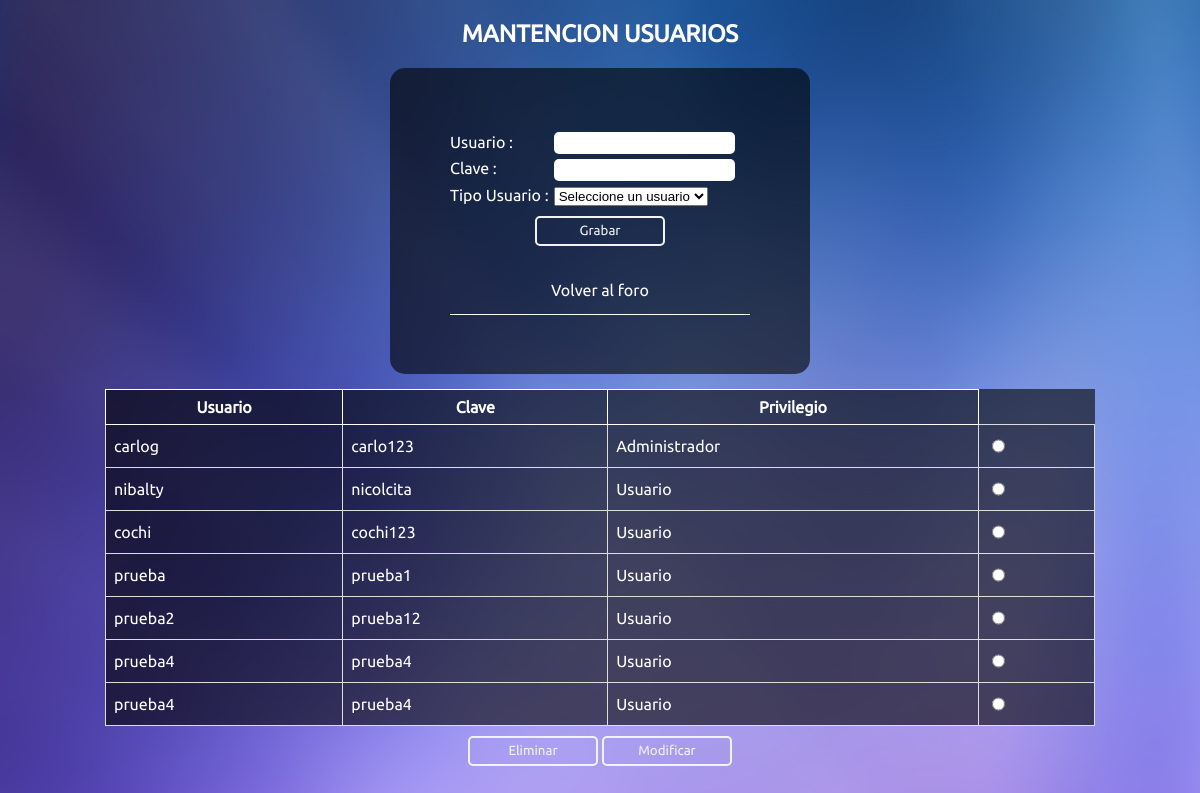
Page /mantenedor.php on the earlier database version.
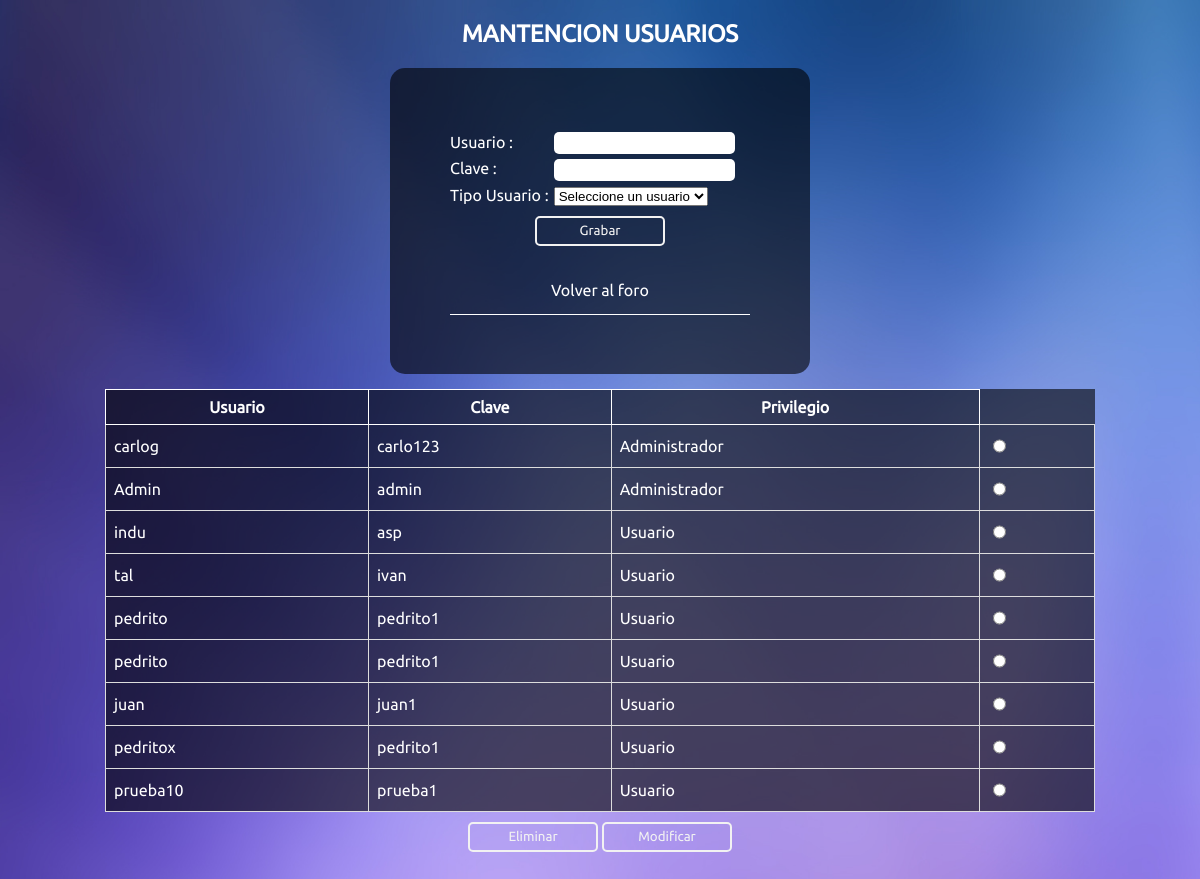
Same page on the later database version.
### tables this page shows
CREATE TABLE `usuario` (
  `Id_User` int(11) NOT NULL COMMENT 'identificador de los usuarios',
  `Usuario` varchar(30) NOT NULL COMMENT 'nombre que se ve en los posteos',
  `Clave` varchar(50) NOT NULL COMMENT 'clave unica del usuario',
  `Nombre` varchar(200) NOT NULL COMMENT 'nombre real del usuario',
  `Apellido` varchar(200) NOT NULL COMMENT 'apellido del usuario',
  `Imagen` varchar(400) NOT NULL COMMENT 'imagen que sera el avatar del usuario',
  `Nacionalidad_user` int(11) NOT NULL,
  `Privilegio` tinyint(1) NOT NULL
);

### mantenedor.php (the view, shortened to what this page needs)
<!DOCTYPE html>
<html>
<head>
  <link rel="stylesheet" rel="stylesheet" type="text/css" href="css/sweetalert.css">
</head>
<?php
$mysqli = new mysqli('localhost','root','','forowebphp');
 ?>
<body>
<div class="mantenedor">
<h2>MANTENCION USUARIOS</h2>
<form name="formManten" id="formManten" method="post" action="mantenedor.php">
<div id="contenedor">
<?php
     if (isset($_POST['btmodificar'])) {
     	if (isset($_POST['user'])) { ?>
     		<div>
     <input class="caja" type="text" name="idUser" style="visibility:hidden" value="<?php echo $idUser; ?>" >
   </div>
   <div>
   <label>Usuario :</label>
   <input class="caja" type="text" name="usuario" value="<?php echo $user; ?>">
  </div>
<div>
	<label>Clave :</label>
	<input class="caja" type="text" name="clave" value="<?php echo $clave ?> ">
</div>
<div>
     <label>Tipo Usuario :</label>
  <?php
        if ($privilegio=="Administrador") {
        	echo "<select name='permiso'>
	                 <option value ='1'>".$privilegio."</option>
	                 <option value='0'>Usuario</option>
                </select>";
        }
        else{
        	echo "<select name='permiso'>
	                 <option value='0'>".$privilegio."</option>
	                 <option value='1'>Administrador</option>
                </select>";
        }
     }
   }
  else
  	{?>
  <div>
   <label>Usuario :</label>
   <input type="text" name="usuario">
</div>
<div>
	<label>Clave :</label>
	<input type="text" name="clave">
</div>
<div>
     <label>Tipo Usuario :</label>
      <select>
      	<option>Seleccione un usuario</option>
      </select>
  		<?php }?>
</div>
<div class="seccionBotones">
	<input class="boton" type="submit" name="btgrabar" value="Grabar">
  <a href="foro.php">Volver al foro</a>
</div>
</div>
<table>
<tr>
  <th>Usuario</th>
  <th>Clave</th>
  <th>Privilegio</th>
</tr>
<?php
            $query = "SELECT * FROM `usuario` ";
             $listado = $mysqli->query($query);
            while ($registro = $listado->fetch_array()) {
?>
           <div>
           <tr>
                 <td><?php echo $registro['Usuario'];   ?> </td>
                 <td><?php echo $registro['Clave'];   ?> </td>
                 <td><?php  if ($registro['Privilegio']==1) {
                       echo "Administrador";
                 }
                 else{
                 	echo "Usuario";
                 }
                   ?> </td>
                 <td> <input type="radio" name="user" value="<?php echo $registro['Id_User']; ?>"> </td>
                 </tr>
           </div>
 <?php } ?>
</table>
<div class="seccionBotones">
	<input class="boton" type="submit" name="bteliminar" value="Eliminar">
	<input class="boton" type="submit" name="btmodificar" value="Modificar">
</div>
</form>
</div>
</body>
</html>

### css/estilo.css (style rules this page uses)
body { background-image: url(fondo.jpg); background-size: cover; background-repeat: no-repeat; background-attachment: fixed; }
h2 { text-align: center; font-family: Ubuntu-Regular; color:white; }
.mantenedor { margin: auto; width: 1100px; height: 1200px; }
#contenedor { width: 300px; color:white; background: rgba(0, 0, 0, 0.6); margin:auto; padding: 60px; border-radius: 15px; font-family: Ubuntu-Regular; }
#contenedor label { display:inline-block; margin-top: 5px; width: 100px; }
table { background: rgba(0, 0, 0, 0.6); color: white; margin:auto; width: 90%; border-collapse: collapse; margin-top: 15px; font-family: Ubuntu-Regular; }
th { color:white; border: 1px solid ; text-align: center; padding: 8px; }
td { border: 1px solid #dddddd; text-align: left; padding: 8px; }
.seccionBotones { display: block; text-align: center; margin-top: 10px; }
.seccionBotones a { margin-top: 15px; display: block; line-height: 3; padding:0 2em; color:white; text-decoration: none; box-shadow:0px 1px 0px 0px rgba(255, 255, 255, 1); }
input { border-radius: 5px; border:0px; height: 20px; }
.boton { margin-bottom: 5px; display: inline-block; width: 130px; height: 30px; border:2px solid #f2f2f2; color: #f2f2f2; background-color: rgba(255,255,255,0); transition:background 0.5s,color 0.5s; font-family: Ubuntu-Regular; }

Differences in the rows shown:
removed usuario: Usuario "nibalty", Clave "nicolcita", Privilegio "Usuario"
removed usuario: Usuario "cochi", Clave "cochi123", Privilegio "Usuario"
removed usuario: Usuario "prueba", Clave "prueba1", Privilegio "Usuario"
removed usuario: Usuario "prueba2", Clave "prueba12", Privilegio "Usuario"
removed usuario: Usuario "prueba4", Clave "prueba4", Privilegio "Usuario"
removed usuario: Usuario "prueba4", Clave "prueba4", Privilegio "Usuario"
added usuario: Usuario "Admin", Clave "admin", Privilegio "Administrador"
added usuario: Usuario "indu", Clave "asp", Privilegio "Usuario"
added usuario: Usuario "tal", Clave "ivan", Privilegio "Usuario"
added usuario: Usuario "pedrito", Clave "pedrito1", Privilegio "Usuario"
added usuario: Usuario "pedrito", Clave "pedrito1", Privilegio "Usuario"
added usuario: Usuario "juan", Clave "juan1", Privilegio "Usuario"
added usuario: Usuario "pedritox", Clave "pedrito1", Privilegio "Usuario"
added usuario: Usuario "prueba10", Clave "prueba1", Privilegio "Usuario"
